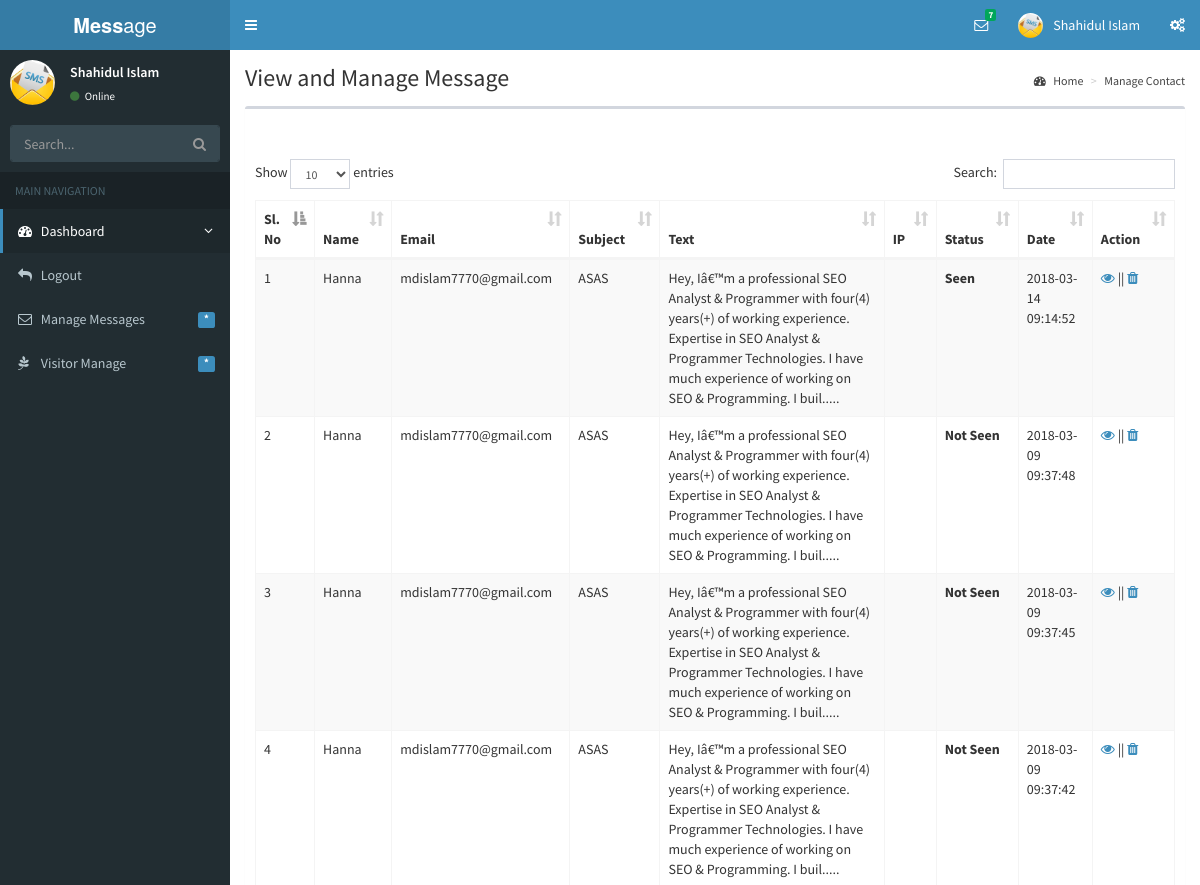
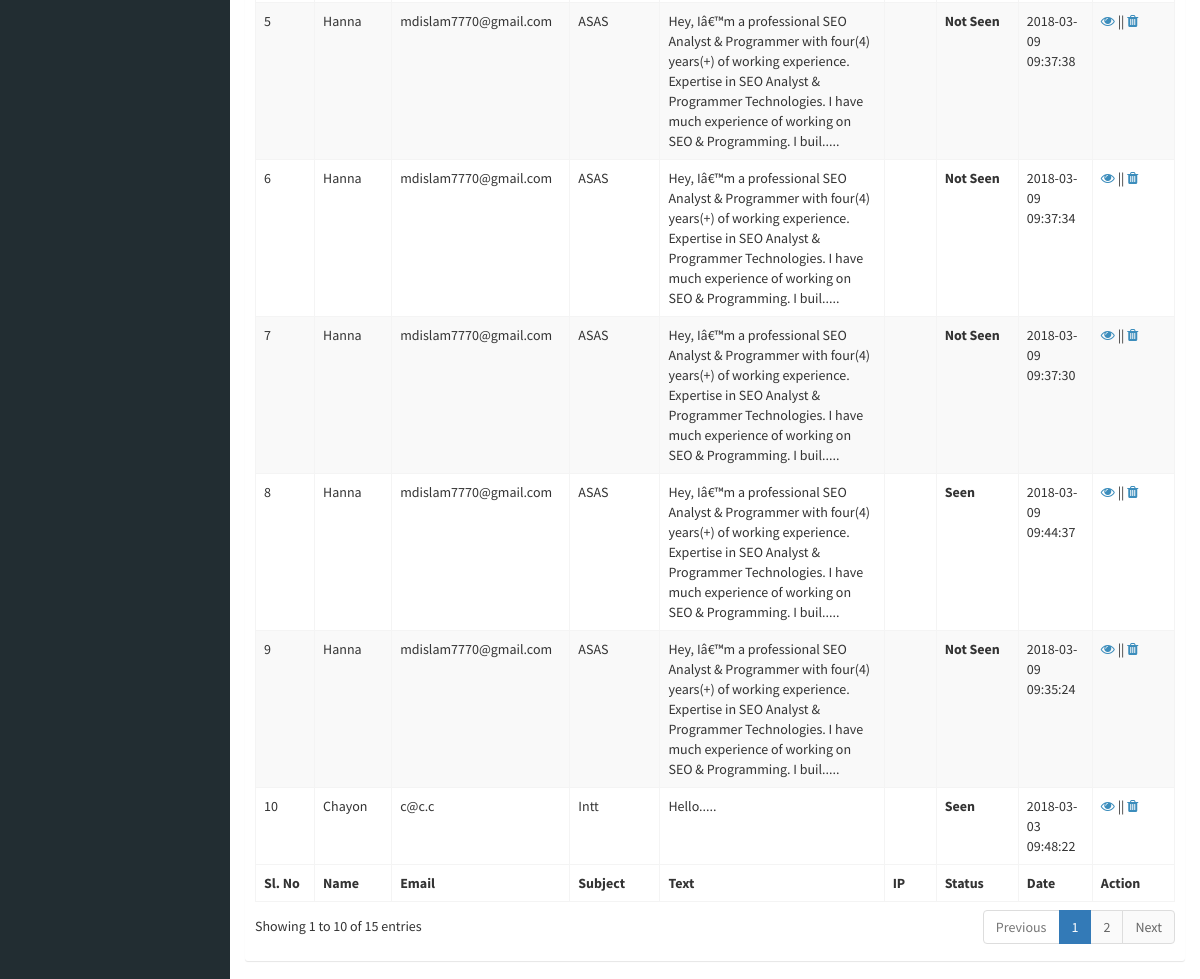
The page /messageManage.php (signed in) on the database its author committed (2 pictures, top to bottom).
### tables this page shows
CREATE TABLE IF NOT EXISTS `portfoliomessage` (
  `id` int(11) NOT NULL,
  `name` varchar(200) DEFAULT NULL,
  `email` varchar(200) DEFAULT NULL,
  `subject` varchar(200) DEFAULT NULL,
  `text` varchar(1200) DEFAULT NULL,
  `date` timestamp NOT NULL DEFAULT CURRENT_TIMESTAMP ON UPDATE CURRENT_TIMESTAMP,
  `viewstatus` varchar(50) NOT NULL
);

### assets/class/messageNotSeenClass.php (called while the page is built, shortened)
<?php
class NotificattionClass {
           protected $connection;
    public function __construct() {
        $host_name = 'localhost';
        $user_name = 'root';
        $user_pass = '';
        $db_name = 'portfoliomessage';
        $this->connection = mysqli_connect($host_name, $user_name, $user_pass, $db_name);
    }
            function lebel_select_all_message_not_seen() {
        $sql = "Select * from portfoliomessage where viewstatus=0 order by id desc";
        if(mysqli_query($this->connection, $sql)){
            $query_result = mysqli_query($this->connection, $sql);
            return $query_result;
        }else{
            die('Query Problem'.mysqli_error($this->connection));
        }
    }
}

### assets/class/messageClass.php (called while the page is built, shortened)
<?php
class MessageClass {
           protected $connection;
    public function __construct() {
        $host_name = 'localhost';
        $user_name = 'root';
        $user_pass = '';
        $db_name = 'portfoliomessage';
        $this->connection = mysqli_connect($host_name, $user_name, $user_pass, $db_name);
    }
       function select_all_message() {
        $sql = "Select * from portfoliomessage order by id desc";
        if(mysqli_query($this->connection, $sql)){
            $query_result = mysqli_query($this->connection, $sql);
            return $query_result;
        }else{
            die('Query Problem'.mysqli_error($this->connection));
        }
    }
}

### messageManage.php (the view, shortened to what this page needs)
<?php
require_once './assets/class/messageClass.php';
$appObj = new MessageClass();
$query_result = $appObj->select_all_message();
?>
           <?php
require_once './assets/class/messageClass.php';
?>
<!DOCTYPE html>
<html>
    <head>
       <?php require_once 'headerlinks.php';?>
    </head>
    <body class="skin-blue sidebar-mini">
        <?php require_once 'header.php'; ?>
        <?php require_once 'sidebarMenu.php'; ?>
        <div class="content-wrapper" style="min-height: 916px;">
    <section class="content-header">
      <h1>
        View and Manage Message
      </h1>
      <ol class="breadcrumb">
        <li><a href="dashboard"><i class="fa fa-dashboard"></i> Home</a></li>
        <li><a href="messageManage">Manage Contact</a></li>
      </ol>
    </section>
    <section class="content">
      <div class="row">
        <div class="col-xs-12">
          <div class="box">
            <div class="box-header">
            </div>
            <div class="box-body">
              <table id="example1" class="table table-hover table-bordered table-striped">
                <thead>
                <tr>
                  <th>Sl. No</th>
                  <th>Name</th>
                  <th>Email</th>
                  <th>Subject</th>
                  <th>Text</th>
                  <th>IP</th>
                  <th>Status</th>
                  <th>Date</th>
                  <th>Action</th>
                </tr>
                </thead>
                <tbody>
                    <?php $i=1; while ($messageinfo = mysqli_fetch_assoc($query_result)){?>
                   <tr>
                  <td> <?php echo $i++;?></td>
                  <td> <?php echo $messageinfo['name']; ?></td>
                  <td> <?php echo $messageinfo['email']?></td>
                  <td>  <?php echo $messageinfo['subject'];?></td>
                  <td> <?php echo substr($messageinfo['text'], 0,220)?>.....</td>
                   <td> <?php echo $messageinfo['ip']?></td>
                  <td> <?php  $status = $messageinfo['viewstatus'];
                          if($status=='1'){
                              echo'<strong>Seen</strong>';
                          } else {
                             echo'<strong>Not Seen</strong>';
                          }
                          ?></td>
                  <td> <?php echo $messageinfo['date']?></td>
                  <td>
                      <a  href="messageViewById?title=<?php echo $messageinfo['name']?>&&id=<?php echo $messageinfo['id']?>"> <i class="fa fa-eye"> </i></a> ||
                            <a href="?status=delete&&id=<?php echo $messageinfo['id']?>" onclick="return confirm('Are You Sure To Delete Student');"> <i class="fa fa-trash"> </i></a>
                  </td>
                </tr>
                    <?php }?>
                </tbody>
                <tfoot>
                <tr>
                  <th>Sl. No</th>
                  <th>Name</th>
                  <th>Email</th>
                  <th>Subject</th>
                  <th>Text</th>
                  <th>IP</th>
                  <th>Status</th>
                  <th>Date</th>
                  <th>Action</th>
                </tr>
                </tfoot>
              </table>
            </div>
          </div>
        </div>
      </div>
    </section>
        </div>
    </div>
</body>
</html>

### style.css (style rules this page uses)
.content-wrapper, .right-side { min-height: 100%; background-color: #fff; }

### rows shown on the page
portfoliomessage: name "Hanna", email "mdislam7770@gmail.com", subject "ASAS", text "Hey, Iâ€™m a professional SEO Analyst & Programmer with four(4) years(+) of working experience. Expertise in SEO Analyst & Programmer Technologies. I have much experience of working on SEO & Programming. I buil", viewstatus "Seen", date "2018-03-14 09:14:52"
portfoliomessage: name "Hanna", email "mdislam7770@gmail.com", subject "ASAS", text "Hey, Iâ€™m a professional SEO Analyst & Programmer with four(4) years(+) of working experience. Expertise in SEO Analyst & Programmer Technologies. I have much experience of working on SEO & Programming. I buil", viewstatus "Not Seen", date "2018-03-09 09:37:48"
portfoliomessage: name "Hanna", email "mdislam7770@gmail.com", subject "ASAS", text "Hey, Iâ€™m a professional SEO Analyst & Programmer with four(4) years(+) of working experience. Expertise in SEO Analyst & Programmer Technologies. I have much experience of working on SEO & Programming. I buil", viewstatus "Not Seen", date "2018-03-09 09:37:45"
portfoliomessage: name "Hanna", email "mdislam7770@gmail.com", subject "ASAS", text "Hey, Iâ€™m a professional SEO Analyst & Programmer with four(4) years(+) of working experience. Expertise in SEO Analyst & Programmer Technologies. I have much experience of working on SEO & Programming. I buil", viewstatus "Not Seen", date "2018-03-09 09:37:42"
portfoliomessage: name "Hanna", email "mdislam7770@gmail.com", subject "ASAS", text "Hey, Iâ€™m a professional SEO Analyst & Programmer with four(4) years(+) of working experience. Expertise in SEO Analyst & Programmer Technologies. I have much experience of working on SEO & Programming. I buil", viewstatus "Not Seen", date "2018-03-09 09:37:38"
portfoliomessage: name "Hanna", email "mdislam7770@gmail.com", subject "ASAS", text "Hey, Iâ€™m a professional SEO Analyst & Programmer with four(4) years(+) of working experience. Expertise in SEO Analyst & Programmer Technologies. I have much experience of working on SEO & Programming. I buil", viewstatus "Not Seen", date "2018-03-09 09:37:34"
portfoliomessage: name "Hanna", email "mdislam7770@gmail.com", subject "ASAS", text "Hey, Iâ€™m a professional SEO Analyst & Programmer with four(4) years(+) of working experience. Expertise in SEO Analyst & Programmer Technologies. I have much experience of working on SEO & Programming. I buil", viewstatus "Not Seen", date "2018-03-09 09:37:30"
portfoliomessage: name "Hanna", email "mdislam7770@gmail.com", subject "ASAS", text "Hey, Iâ€™m a professional SEO Analyst & Programmer with four(4) years(+) of working experience. Expertise in SEO Analyst & Programmer Technologies. I have much experience of working on SEO & Programming. I buil", viewstatus "Seen", date "2018-03-09 09:44:37"
portfoliomessage: name "Hanna", email "mdislam7770@gmail.com", subject "ASAS", text "Hey, Iâ€™m a professional SEO Analyst & Programmer with four(4) years(+) of working experience. Expertise in SEO Analyst & Programmer Technologies. I have much experience of working on SEO & Programming. I buil", viewstatus "Not Seen", date "2018-03-09 09:35:24"
portfoliomessage: name "Chayon", email "c@c.c", subject "Intt", text "Hello", viewstatus "Seen", date "2018-03-03 09:48:22"

### other values the page prints
$seen-1 "7"
$_SESSION['admin_name'] "Shahidul Islam"
